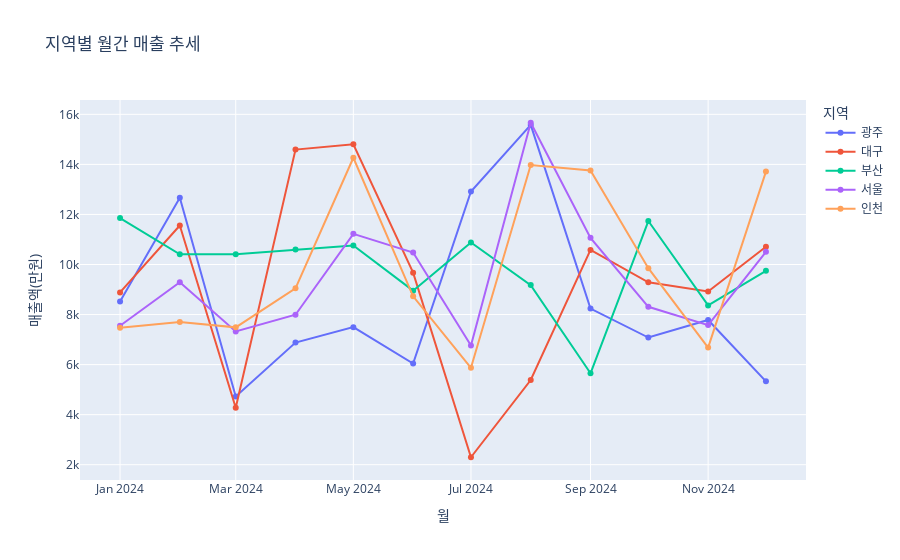

Notebook code cell kept with this figure:
### Markdown cell above
## 지역별 월간 매출 추세 (Plotly 대화형 그래프)

### Code cell
import plotly.express as px

# 🔹 월별 + 지역별 총 매출
df['month'] = df['date'].dt.strftime('%Y-%m')
df_month_region = df.groupby(['month', 'region'])['sales'].sum().reset_index()

# 🔹 Plotly 그래프
fig = px.line(
    df_month_region,
    x='month',
    y='sales',
    color='region',
    title='지역별 월간 매출 추세',
    markers=True
)

fig.update_layout(
    xaxis_title='월',
    yaxis_title='매출액(만원)',
    legend_title='지역'
)
fig.show()

### Figure 1 — Plotly figure (JSON) as saved in the notebook; plotly's stock layout.template omitted (floating-point values rounded to 4 significant figures)
{"data": [{"hovertemplate": "region=광주<br>month=%{x}<br>sales=%{y}<extra></extra>", "legendgroup": "광주", "line": {"color": "#636efa", "dash": "solid"}, "marker": {"symbol": "circle"}, "mode": "lines+markers", "name": "광주", "orientation": "v", "showlegend": true, "type": "scatter", "x": ["2024-01", "2024-02", "2024-03", "2024-04", "2024-05", "2024-06", "2024-07", "2024-08", "2024-09", "2024-10", "2024-11", "2024-12"], "xaxis": "x", "y": [8519, 12663, 4729, 6879, 7497, 6040, 12915, 15578, 8237, 7082, 7784, 5330], "yaxis": "y"}, {"hovertemplate": "region=대구<br>month=%{x}<br>sales=%{y}<extra></extra>", "legendgroup": "대구", "line": {"color": "#EF553B", "dash": "solid"}, "marker": {"symbol": "circle"}, "mode": "lines+markers", "name": "대구", "orientation": "v", "showlegend": true, "type": "scatter", "x": ["2024-01", "2024-02", "2024-03", "2024-04", "2024-05", "2024-06", "2024-07", "2024-08", "2024-09", "2024-10", "2024-11", "2024-12"], "xaxis": "x", "y": [8883, 11560, 4273, 14592, 14806, 9673, 2298, 5383, 10583, 9289, 8919, 10709], "yaxis": "y"}, {"hovertemplate": "region=부산<br>month=%{x}<br>sales=%{y}<extra></extra>", "legendgroup": "부산", "line": {"color": "#00cc96", "dash": "solid"}, "marker": {"symbol": "circle"}, "mode": "lines+markers", "name": "부산", "orientation": "v", "showlegend": true, "type": "scatter", "x": ["2024-01", "2024-02", "2024-03", "2024-04", "2024-05", "2024-06", "2024-07", "2024-08", "2024-09", "2024-10", "2024-11", "2024-12"], "xaxis": "x", "y": [11853, 10408, 10413, 10596, 10757, 8955, 10882, 9176, 5653, 11737, 8366, 9748], "yaxis": "y"}, {"hovertemplate": "region=서울<br>month=%{x}<br>sales=%{y}<extra></extra>", "legendgroup": "서울", "line": {"color": "#ab63fa", "dash": "solid"}, "marker": {"symbol": "circle"}, "mode": "lines+markers", "name": "서울", "orientation": "v", "showlegend": true, "type": "scatter", "x": ["2024-01", "2024-02", "2024-03", "2024-04", "2024-05", "2024-06", "2024-07", "2024-08", "2024-09", "2024-10", "2024-11", "2024-12"], "xaxis": "x", "y": [7551, 9290, 7324, 7993, 11225, 10477, 6760, 15664, 11064, 8310, 7579, 10509], "yaxis": "y"}, {"hovertemplate": "region=인천<br>month=%{x}<br>sales=%{y}<extra></extra>", "legendgroup": "인천", "line": {"color": "#FFA15A", "dash": "solid"}, "marker": {"symbol": "circle"}, "mode": "lines+markers", "name": "인천", "orientation": "v", "showlegend": true, "type": "scatter", "x": ["2024-01", "2024-02", "2024-03", "2024-04", "2024-05", "2024-06", "2024-07", "2024-08", "2024-09", "2024-10", "2024-11", "2024-12"], "xaxis": "x", "y": [7473, 7700, 7488, 9048, 14266, 8730, 5872, 13975, 13755, 9854, 6679, 13712], "yaxis": "y"}], "layout": {"legend": {"title": {"text": "지역"}, "tracegroupgap": 0}, "title": {"text": "지역별 월간 매출 추세"}, "xaxis": {"anchor": "y", "domain": [0, 1], "title": {"text": "월"}}, "yaxis": {"anchor": "x", "domain": [0, 1], "title": {"text": "매출액(만원)"}}}}
